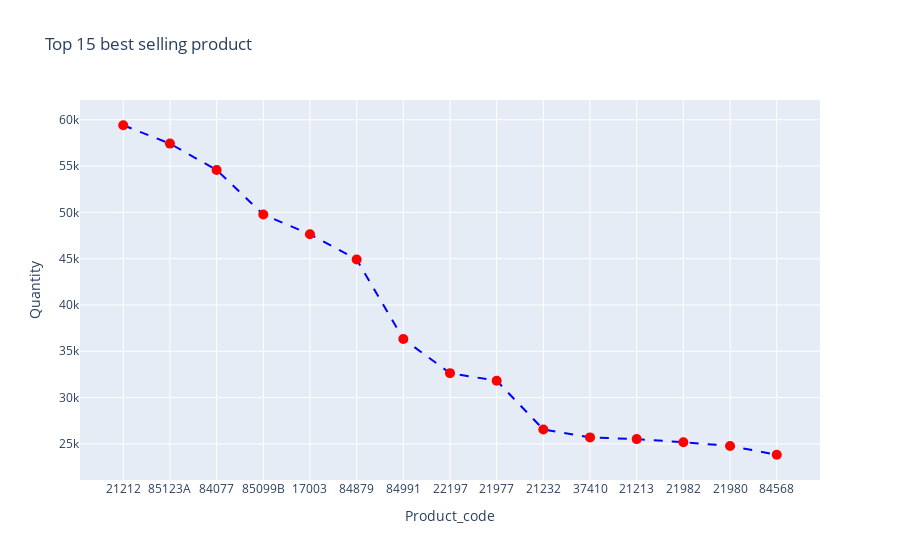

The notebook cell this image was saved under:
### Code cell
top_15_selling_products = (
    df.groupby("StockCode")["Quantity"]
    .sum()
    .reset_index()
    .sort_values(by="Quantity", ascending= False)
    .head(15)
)

top_15_selling_products["StockCode"] = top_15_selling_products["StockCode"].astype(str)

fig = go.Figure(
    data=[
        go.Scatter(
            x = top_15_selling_products["StockCode"],
            y = top_15_selling_products["Quantity"],
            mode="lines+markers",
            marker=dict(
                color="red",   # point color
                size=10,       # point size
                symbol="circle"  # shape: 'circle', 'square', 'diamond', 'cross', etc.
            ),
            line=dict(
                color="blue",  # line color
                width=2,       # line thickness
                dash="dash"    # line style: 'solid', 'dot', 'dash', 'longdash', 'dashdot'
            )
        )
    ]
)

fig.update_layout(
    title = "Top 15 best selling product",
    xaxis_title = "Product_code",
    yaxis_title = "Quantity"
)

fig.show()

### Figure 1 — Plotly figure (JSON) as saved in the notebook; plotly's stock layout.template omitted (floating-point values rounded to 4 significant figures)
{"data": [{"line": {"color": "blue", "dash": "dash", "width": 2}, "marker": {"color": "red", "size": 10, "symbol": "circle"}, "mode": "lines+markers", "type": "scatter", "x": ["21212", "85123A", "84077", "85099B", "17003", "84879", "84991", "22197", "21977", "21232", "37410", "21213", "21982", "21980", "84568"], "y": [59411, 57427, 54587, 49773, 47637, 44917, 36326, 32639, 31822, 26562, 25701, 25516, 25179, 24780, 23827]}], "layout": {"title": {"text": "Top 15 best selling product"}, "xaxis": {"title": {"text": "Product_code"}}, "yaxis": {"title": {"text": "Quantity"}}}}
